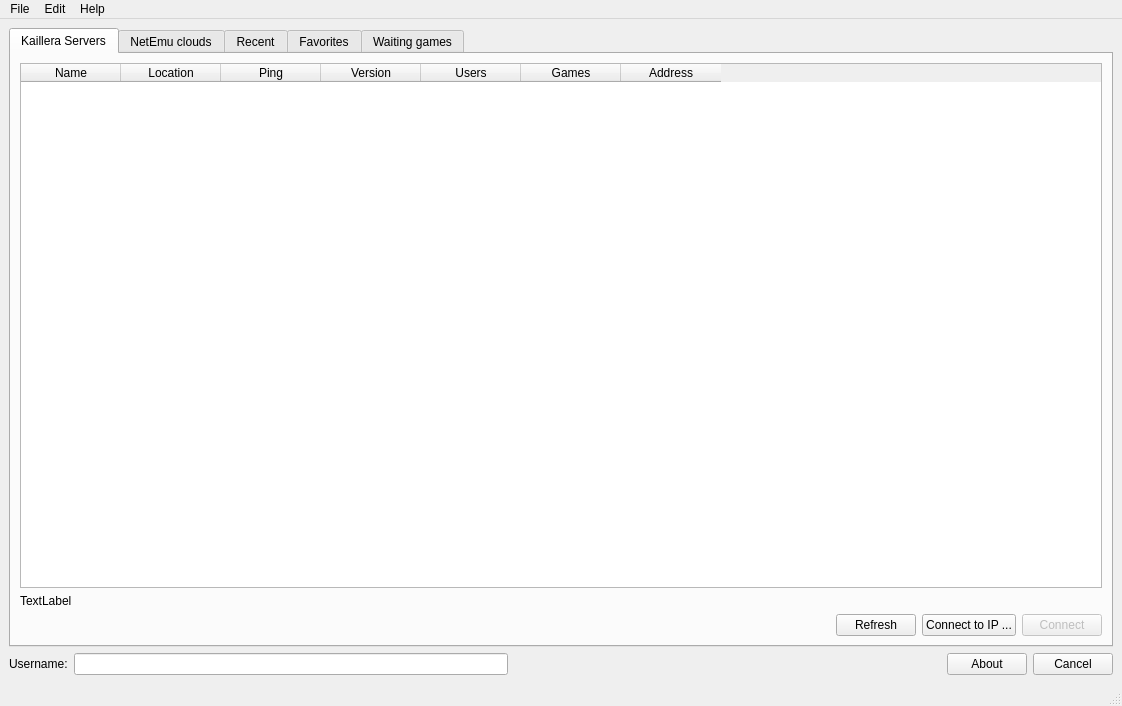
<?xml version="1.0" encoding="UTF-8"?>
<ui version="4.0">
 <class>mainwindowClass</class>
 <widget class="QMainWindow" name="mainwindowClass">
  <property name="geometry">
   <rect>
    <x>0</x>
    <y>0</y>
    <width>1122</width>
    <height>706</height>
   </rect>
  </property>
  <property name="windowTitle">
   <string>MainWindow</string>
  </property>
  <property name="windowIcon">
   <iconset>
    <normaloff>../../../emu32.png</normaloff>
    <normalon>../../../emu32.png</normalon>../../../emu32.png</iconset>
  </property>
  <widget class="QWidget" name="centralwidget">
   <layout class="QVBoxLayout" name="verticalLayout_3">
    <item>
     <widget class="QTabWidget" name="tabWidget">
      <property name="tabPosition">
       <enum>QTabWidget::North</enum>
      </property>
      <property name="tabShape">
       <enum>QTabWidget::Rounded</enum>
      </property>
      <property name="currentIndex">
       <number>0</number>
      </property>
      <widget class="QWidget" name="tab">
       <attribute name="title">
        <string>Kaillera Servers</string>
       </attribute>
       <layout class="QVBoxLayout" name="verticalLayout_2">
        <item>
         <widget class="QTableWidget" name="tableServers">
          <property name="editTriggers">
           <set>QAbstractItemView::NoEditTriggers</set>
          </property>
          <property name="selectionBehavior">
           <enum>QAbstractItemView::SelectRows</enum>
          </property>
          <attribute name="verticalHeaderVisible">
           <bool>false</bool>
          </attribute>
          <attribute name="verticalHeaderVisible">
           <bool>false</bool>
          </attribute>
          <column>
           <property name="text">
            <string>Name</string>
           </property>
           <property name="font">
            <font>
             <underline>false</underline>
            </font>
           </property>
          </column>
          <column>
           <property name="text">
            <string>Location</string>
           </property>
          </column>
          <column>
           <property name="text">
            <string>Ping</string>
           </property>
          </column>
          <column>
           <property name="text">
            <string>Version</string>
           </property>
          </column>
          <column>
           <property name="text">
            <string>Users</string>
           </property>
          </column>
          <column>
           <property name="text">
            <string>Games</string>
           </property>
          </column>
          <column>
           <property name="text">
            <string>Address</string>
           </property>
          </column>
         </widget>
        </item>
        <item>
         <widget class="QLabel" name="labelServerRefreshStatus">
          <property name="text">
           <string>TextLabel</string>
          </property>
         </widget>
        </item>
        <item>
         <layout class="QHBoxLayout" name="horizontalLayout_3">
          <item>
           <spacer name="horizontalSpacer">
            <property name="orientation">
             <enum>Qt::Horizontal</enum>
            </property>
            <property name="sizeHint" stdset="0">
             <size>
              <width>40</width>
              <height>20</height>
             </size>
            </property>
           </spacer>
          </item>
          <item>
           <widget class="QPushButton" name="buttonServerRefresh">
            <property name="text">
             <string>Refresh</string>
            </property>
           </widget>
          </item>
          <item>
           <widget class="QPushButton" name="buttonConnectServerIP">
            <property name="text">
             <string>Connect to IP ...</string>
            </property>
           </widget>
          </item>
          <item>
           <widget class="QPushButton" name="buttonServerConnect">
            <property name="enabled">
             <bool>false</bool>
            </property>
            <property name="text">
             <string>Connect</string>
            </property>
           </widget>
          </item>
         </layout>
        </item>
       </layout>
      </widget>
      <widget class="QWidget" name="tab_6">
       <attribute name="title">
        <string>NetEmu clouds</string>
       </attribute>
       <layout class="QVBoxLayout" name="verticalLayout_4">
        <item>
         <widget class="QTableWidget" name="tableClouds">
          <property name="editTriggers">
           <set>QAbstractItemView::NoEditTriggers</set>
          </property>
          <property name="selectionBehavior">
           <enum>QAbstractItemView::SelectRows</enum>
          </property>
          <attribute name="verticalHeaderVisible">
           <bool>false</bool>
          </attribute>
          <attribute name="verticalHeaderVisible">
           <bool>false</bool>
          </attribute>
          <column>
           <property name="text">
            <string>Name</string>
           </property>
           <property name="font">
            <font>
             <underline>false</underline>
            </font>
           </property>
          </column>
          <column>
           <property name="text">
            <string>Ping</string>
           </property>
          </column>
          <column>
           <property name="text">
            <string>Users</string>
           </property>
          </column>
          <column>
           <property name="text">
            <string>Games</string>
           </property>
          </column>
         </widget>
        </item>
        <item>
         <widget class="QLabel" name="labelCloudRefreshStatus">
          <property name="text">
           <string>TextLabel</string>
          </property>
         </widget>
        </item>
        <item>
         <layout class="QHBoxLayout" name="horizontalLayout">
          <item>
           <spacer name="horizontalSpacer_4">
            <property name="orientation">
             <enum>Qt::Horizontal</enum>
            </property>
            <property name="sizeHint" stdset="0">
             <size>
              <width>40</width>
              <height>20</height>
             </size>
            </property>
           </spacer>
          </item>
          <item>
           <widget class="QPushButton" name="buttonCloudRefresh">
            <property name="text">
             <string>Refresh</string>
            </property>
           </widget>
          </item>
          <item>
           <widget class="QPushButton" name="buttonConnectCloudIP">
            <property name="text">
             <string>Connect to IP ...</string>
            </property>
           </widget>
          </item>
          <item>
           <widget class="QPushButton" name="buttonCloudConnect">
            <property name="enabled">
             <bool>false</bool>
            </property>
            <property name="text">
             <string>Connect</string>
            </property>
           </widget>
          </item>
         </layout>
        </item>
       </layout>
      </widget>
      <widget class="QWidget" name="tab_2">
       <attribute name="title">
        <string>Recent</string>
       </attribute>
       <layout class="QVBoxLayout" name="verticalLayout_5">
        <item>
         <widget class="QTableWidget" name="tableRecent">
          <property name="editTriggers">
           <set>QAbstractItemView::NoEditTriggers</set>
          </property>
          <property name="selectionBehavior">
           <enum>QAbstractItemView::SelectRows</enum>
          </property>
          <attribute name="verticalHeaderVisible">
           <bool>false</bool>
          </attribute>
          <attribute name="verticalHeaderVisible">
           <bool>false</bool>
          </attribute>
          <column>
           <property name="text">
            <string>Name</string>
           </property>
           <property name="font">
            <font>
             <underline>false</underline>
            </font>
           </property>
          </column>
          <column>
           <property name="text">
            <string>Type</string>
           </property>
          </column>
         </widget>
        </item>
        <item>
         <layout class="QHBoxLayout" name="horizontalLayout_5">
          <item>
           <spacer name="horizontalSpacer_5">
            <property name="orientation">
             <enum>Qt::Horizontal</enum>
            </property>
            <property name="sizeHint" stdset="0">
             <size>
              <width>40</width>
              <height>20</height>
             </size>
            </property>
           </spacer>
          </item>
          <item>
           <widget class="QPushButton" name="buttonRecentConnect">
            <property name="enabled">
             <bool>false</bool>
            </property>
            <property name="text">
             <string>Connect</string>
            </property>
           </widget>
          </item>
         </layout>
        </item>
       </layout>
      </widget>
      <widget class="QWidget" name="tab_3">
       <attribute name="title">
        <string>Favorites</string>
       </attribute>
       <layout class="QVBoxLayout" name="verticalLayout_6">
        <item>
         <widget class="QTableWidget" name="tableFavorites">
          <property name="editTriggers">
           <set>QAbstractItemView::NoEditTriggers</set>
          </property>
          <property name="selectionBehavior">
           <enum>QAbstractItemView::SelectRows</enum>
          </property>
          <attribute name="verticalHeaderVisible">
           <bool>false</bool>
          </attribute>
          <attribute name="verticalHeaderVisible">
           <bool>false</bool>
          </attribute>
          <column>
           <property name="text">
            <string>Name</string>
           </property>
           <property name="font">
            <font>
             <underline>false</underline>
            </font>
           </property>
          </column>
          <column>
           <property name="text">
            <string>Type</string>
           </property>
          </column>
         </widget>
        </item>
        <item>
         <layout class="QHBoxLayout" name="horizontalLayout_6">
          <item>
           <spacer name="horizontalSpacer_6">
            <property name="orientation">
             <enum>Qt::Horizontal</enum>
            </property>
            <property name="sizeHint" stdset="0">
             <size>
              <width>40</width>
              <height>20</height>
             </size>
            </property>
           </spacer>
          </item>
          <item>
           <widget class="QPushButton" name="buttonFavoritesAdd">
            <property name="text">
             <string>Add...</string>
            </property>
           </widget>
          </item>
          <item>
           <widget class="QPushButton" name="buttonFavoritesRemove">
            <property name="enabled">
             <bool>false</bool>
            </property>
            <property name="text">
             <string>Remove</string>
            </property>
           </widget>
          </item>
          <item>
           <widget class="QPushButton" name="buttonFavoritesConnect">
            <property name="enabled">
             <bool>false</bool>
            </property>
            <property name="text">
             <string>Connect</string>
            </property>
           </widget>
          </item>
         </layout>
        </item>
       </layout>
      </widget>
      <widget class="QWidget" name="tab_4">
       <attribute name="title">
        <string>Waiting games</string>
       </attribute>
       <layout class="QVBoxLayout" name="verticalLayout_7">
        <item>
         <widget class="QTableWidget" name="tableGames">
          <property name="editTriggers">
           <set>QAbstractItemView::NoEditTriggers</set>
          </property>
          <property name="selectionBehavior">
           <enum>QAbstractItemView::SelectRows</enum>
          </property>
          <attribute name="verticalHeaderVisible">
           <bool>false</bool>
          </attribute>
          <attribute name="verticalHeaderVisible">
           <bool>false</bool>
          </attribute>
          <column>
           <property name="text">
            <string>Game name</string>
           </property>
           <property name="font">
            <font>
             <underline>false</underline>
            </font>
           </property>
          </column>
          <column>
           <property name="text">
            <string>Emulator</string>
           </property>
          </column>
          <column>
           <property name="text">
            <string>Username</string>
           </property>
          </column>
          <column>
           <property name="text">
            <string>Server name</string>
           </property>
          </column>
          <column>
           <property name="text">
            <string>Location</string>
           </property>
          </column>
          <column>
           <property name="text">
            <string># Players</string>
           </property>
          </column>
          <column>
           <property name="text">
            <string>Ping</string>
           </property>
          </column>
         </widget>
        </item>
        <item>
         <layout class="QHBoxLayout" name="horizontalLayout_7">
          <item>
           <spacer name="horizontalSpacer_7">
            <property name="orientation">
             <enum>Qt::Horizontal</enum>
            </property>
            <property name="sizeHint" stdset="0">
             <size>
              <width>40</width>
              <height>20</height>
             </size>
            </property>
           </spacer>
          </item>
          <item>
           <widget class="QPushButton" name="buttonGameConnect">
            <property name="text">
             <string>Connect</string>
            </property>
           </widget>
          </item>
         </layout>
        </item>
       </layout>
      </widget>
     </widget>
    </item>
    <item>
     <layout class="QVBoxLayout" name="verticalLayout">
      <item>
       <layout class="QHBoxLayout" name="horizontalLayout_2">
        <item>
         <widget class="QLabel" name="labelUsername">
          <property name="text">
           <string>Username:</string>
          </property>
         </widget>
        </item>
        <item>
         <widget class="QLineEdit" name="lineEditUsername"/>
        </item>
        <item>
         <spacer name="horizontalSpacer_2">
          <property name="orientation">
           <enum>Qt::Horizontal</enum>
          </property>
          <property name="sizeHint" stdset="0">
           <size>
            <width>40</width>
            <height>20</height>
           </size>
          </property>
         </spacer>
        </item>
        <item>
         <widget class="QPushButton" name="buttonAbout">
          <property name="text">
           <string>About</string>
          </property>
         </widget>
        </item>
        <item>
         <widget class="QPushButton" name="buttonCancel">
          <property name="text">
           <string>Cancel</string>
          </property>
         </widget>
        </item>
       </layout>
      </item>
     </layout>
    </item>
   </layout>
  </widget>
  <widget class="QMenuBar" name="menubar">
   <property name="geometry">
    <rect>
     <x>0</x>
     <y>0</y>
     <width>1122</width>
     <height>25</height>
    </rect>
   </property>
   <widget class="QMenu" name="menuFile">
    <property name="title">
     <string>File</string>
    </property>
    <addaction name="actionExit"/>
   </widget>
   <widget class="QMenu" name="menuHelp">
    <property name="title">
     <string>Help</string>
    </property>
    <addaction name="actionAbout"/>
   </widget>
   <widget class="QMenu" name="menuEdit">
    <property name="title">
     <string>Edit</string>
    </property>
    <addaction name="actionSettings_1"/>
   </widget>
   <addaction name="menuFile"/>
   <addaction name="menuEdit"/>
   <addaction name="menuHelp"/>
  </widget>
  <widget class="QStatusBar" name="statusbar"/>
  <action name="actionSettings">
   <property name="text">
    <string>Settings...</string>
   </property>
  </action>
  <action name="actionAbout">
   <property name="text">
    <string>About...</string>
   </property>
  </action>
  <action name="actionExit">
   <property name="text">
    <string>Exit</string>
   </property>
  </action>
  <action name="actionSettings_1">
   <property name="text">
    <string>Settings...</string>
   </property>
  </action>
 </widget>
 <resources/>
 <connections/>
</ui>
